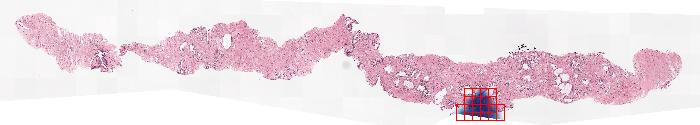
#> input picture images/thumbnail_blue.jpeg, 700 x 125 px; its folder holds only this picture in this run
$ python -i _tissue.py   (imports and definitions only)
#> lines starting #> are read from the running program, lines starting #| are printed output that depends on the picture; after the words box and inside, x2 and y2 are one past the last pixel; in counts of white or black regions, pixels touching at a corner belong together
### histoprep/functional/_check.py
from __future__ import annotations

import numpy as np
from PIL import Image

ERROR_TYPE = "Expected an array image, not {}."
ERROR_DIMENSIONS = "Image should have 2 or 3 dimensions, not {}."
ERROR_CHANNELS = "Image should have 3 colour channels, not {}."
ERROR_DTYPE = "Expected image dtype to be uint8, not {}."
GRAYSCALE_NDIM = 2
RGB_NDIM = 3


def check_image(image: np.ndarray | Image.Image) -> np.ndarray:
    """Check that input is a valid RGB/L image and convert to it to an array."""
    if isinstance(image, Image.Image):
        image = np.array(image)
    if not isinstance(image, np.ndarray):
        raise TypeError(ERROR_TYPE.format(type(image)))
    if not (image.ndim == GRAYSCALE_NDIM or image.ndim == RGB_NDIM):
        raise TypeError(ERROR_DIMENSIONS.format(image.ndim))
    if image.ndim == RGB_NDIM and image.shape[-1] != RGB_NDIM:
        raise TypeError(ERROR_CHANNELS.format(image.shape[-1]))
    if image.dtype != np.uint8:
        raise TypeError(ERROR_DTYPE.format(image.dtype))
    return image

### histoprep/functional/_tissue.py
from typing import Optional, Union

import cv2
import numpy as np
from PIL import Image

from ._check import check_image

ERROR_THRESHOLD = "Threshold should be in range [0, 255], got {}."

MAX_THRESHOLD = 255
WHITE_PIXEL = 255
BLACK_PIXEL = 0
SIGMA_NO_OP = 0.0
GRAY_NDIM = 2


def get_tissue_mask(
    image: Union[Image.Image, np.ndarray],
    *,
    threshold: Optional[int] = None,
    multiplier: float = 1.0,
    sigma: float = 1.0,
) -> tuple[int, np.ndarray]:
    """Detect tissue from image.

    Args:
        image: Input image.
        threshold: Threshold for tissue detection. If set, will detect tissue by
            global thresholding, and otherwise Otsu's method is used to find
            a threshold. Defaults to None.
        multiplier: Otsu's method is used to find an optimal threshold by
            minimizing the weighted within-class variance. This threshold is
            then multiplied with `multiplier`. Ignored if `threshold` is not None.
            Defaults to 1.0.
        sigma: Sigma for gaussian blurring. Defaults to 1.0.

    Raises:
        ValueError: Threshold not between 0 and 255.

    Returns:
        Tuple with `threshold` and `tissue_mask` (0=background and 1=tissue).
    """
    # Check image and convert to array.
    image = check_image(image)
    # Check arguments.
    if threshold is not None and not 0 <= threshold <= MAX_THRESHOLD:
        raise ValueError(ERROR_THRESHOLD.format(threshold))
    # Convert to grayscale.
    gray = image if image.ndim == GRAY_NDIM else cv2.cvtColor(image, cv2.COLOR_RGB2GRAY)
    # Gaussian blurring.
    blur = _gaussian_blur(image=gray, sigma=sigma, truncate=3.5)
    # Get threshold.
    if threshold is None:
        threshold = _otsu_threshold(gray=blur)
        threshold = max(min(255, int(threshold * max(0.0, multiplier) + 0.5)), 0)
    # Global thresholding.
    thrsh, mask = cv2.threshold(blur, threshold, 1, cv2.THRESH_BINARY_INV)
    return int(thrsh), mask


# [46 lines left out: function clean_tissue_mask, not called in this run]


def _otsu_threshold(*, gray: np.ndarray) -> int:
    """Helper function to calculate Otsu's thresold from a grayscale image."""
    values = gray.flatten()
    values = values[(values != WHITE_PIXEL) & (values != BLACK_PIXEL)]
    threshold, __ = cv2.threshold(
        values, None, 1, cv2.THRESH_BINARY_INV + cv2.THRESH_OTSU
    )
    return threshold


def _gaussian_blur(
    *, image: np.ndarray, sigma: float, truncate: float = 3.5
) -> np.ndarray:
    """Apply gaussian blurring."""
    if sigma <= SIGMA_NO_OP:
        return image
    ksize = int(truncate * sigma + 0.5)
    if ksize % 2 == 0:
        ksize += 1
    return cv2.GaussianBlur(image, ksize=(ksize, ksize), sigmaX=sigma, sigmaY=sigma)

>>> import cv2
>>> picture = cv2.cvtColor(cv2.imread('../../images/thumbnail_blue.jpeg'), cv2.COLOR_BGR2RGB)
>>> result = get_tissue_mask(picture)
#> in get_tissue_mask, `gray = image if image.ndim == GRAY_NDIM else cv2.cvtColor(image, cv2.C..`:
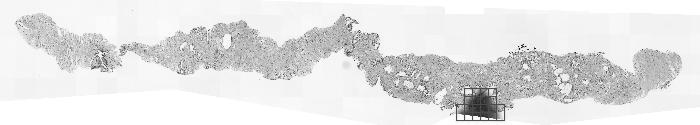
#> gray: shape (125, 700); min 11, max 255, mean 227.4
#> in _gaussian_blur, `return cv2.GaussianBlur(image, ksize=(ksize, ksize), sigmaX=sigma, sig..`:
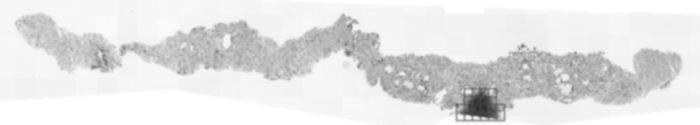
#> returned value: shape (125, 700); min 47, max 255, mean 227.4
#> in _otsu_threshold, `threshold, __ = cv2.threshold( values, None, 1, cv2.THRESH_BINARY_INV ..`: threshold = 213
#> in get_tissue_mask, `thrsh, mask = cv2.threshold(blur, threshold, 1, cv2.THRESH_BINARY_INV)`:
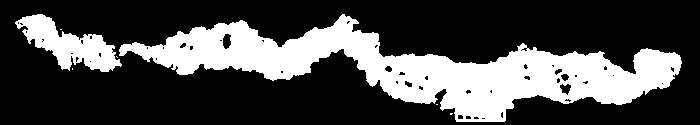
#> mask: shape (125, 700); values 0 (black) and 1 (white), 28.9% white; 7 white regions (5 under 20 px), largest, box (x1, y1, x2, y2) and area: (119, 14, 682, 122) 22446, (15, 14, 122, 72) 2792
